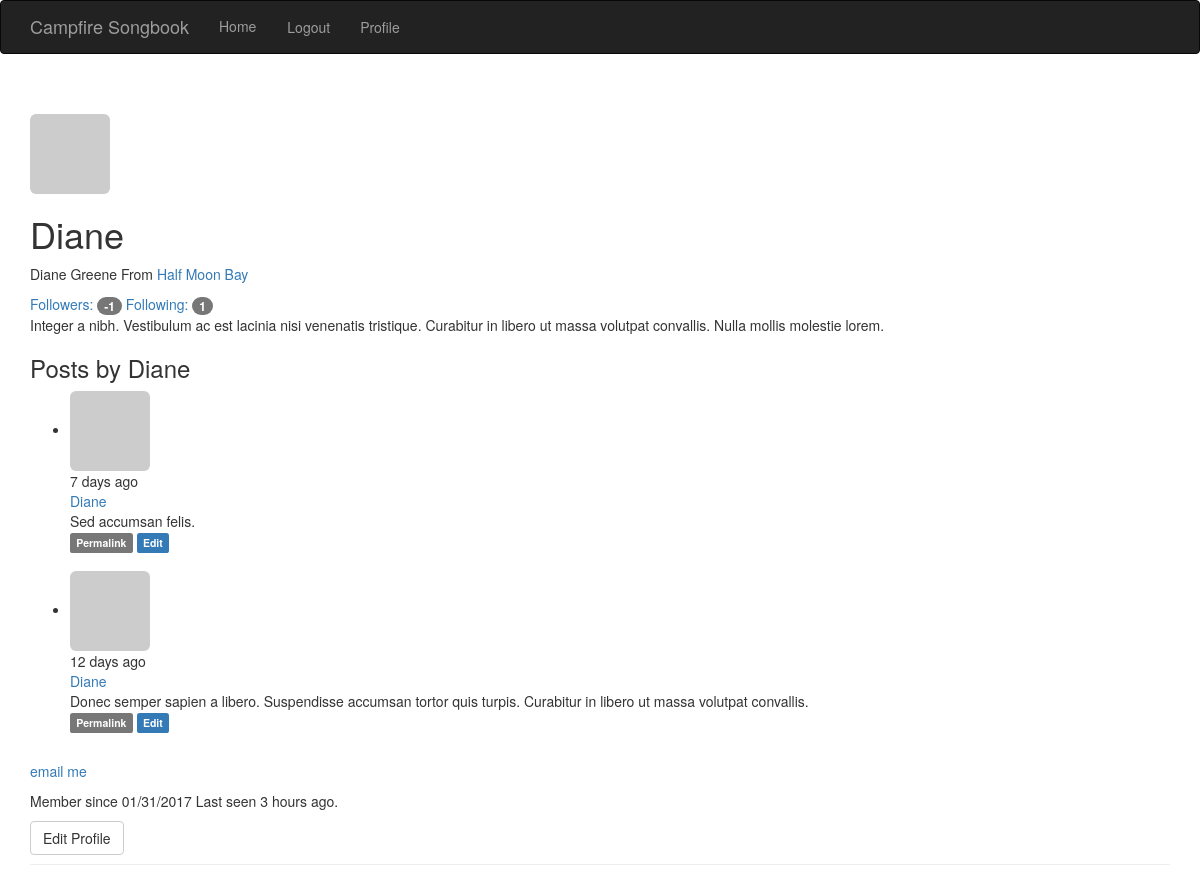
Before: /user/Diane (signed in) with the older database file.
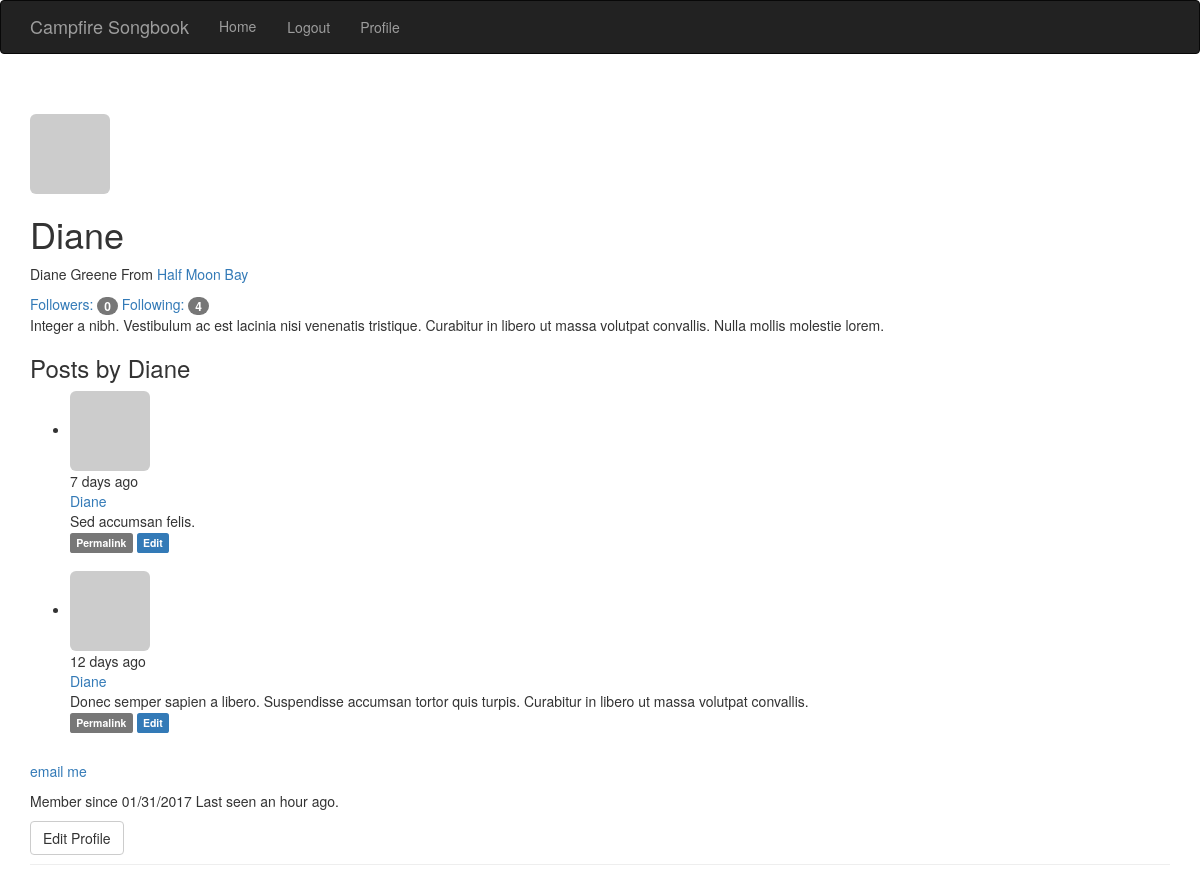
After: the same page with the newer database file.
### app/models.py (models this page shows, shortened)
class User(UserMixin, db.Model):
    __tablename__ = 'users'
    id = db.Column(db.Integer, primary_key=True)
    email = db.Column(db.String(64), unique=True, index=True)
    username = db.Column(db.String(64), unique=True, index=True)
    name = db.Column(db.String(64), unique=True, index=True)
    role_id = db.Column(db.Integer, db.ForeignKey('roles.id'))
    location = db.Column(db.String(64))
    about_me = db.Column(db.Text)
    password_hash = db.Column(db.String(128))
    confirmed = db.Column(db.Boolean, default=False)
    avatar_hash = db.Column(db.String(32))
    posts = db.relationship('Post', backref='author', lazy='dynamic')
    member_since = db.Column(db.DateTime(), default=datetime.utcnow)
    last_seen = db.Column(db.DateTime(), default=datetime.utcnow)
    followed = db.relationship('Follow', foreign_keys=[Follow.follower_id],
        backref=db.backref('follower', lazy=True), lazy='dynamic',
        cascade='all, delete-orphan')
    followers = db.relationship('Follow', foreign_keys=[Follow.followed_id],
        backref=db.backref('followed', lazy='joined'), lazy='dynamic',
        cascade='all, delete-orphan')
    def gravatar(self, size=100, default='identicon', rating='g'):
        if request.is_secure:
            url = 'https://www.gravatar.com/avatar'
        else:
            url = 'http://www.gravatar.com/avatar'
        if self.avatar_hash is None:
            avatar_hash_maker()
        return '{url}/{avatar_hash}?s={size}&d={default}&r={rating}'.format(
            url=url, avatar_hash=self.avatar_hash, size=size, default=default, rating=rating)
    @property
    def password(self):
        raise AttributeError('Password is not a readable attribute')
    def can(self, permissions):
        return self.role is not None and (
            (self.role.permissions & permissions) == permissions)
    def is_administrator(self):
        return self.can(Permission.ADMINISTER)
    def ping(self):
        self.last_seen = datetime.utcnow()
        db.session.add(self)

class Post(db.Model):
    __tablename__ = 'posts'
    id = db.Column(db.Integer, primary_key=True)
    timestamp = db.Column(db.DateTime, default=datetime.utcnow)
    body = db.Column(db.Text)
    author_id = db.Column(db.Integer, db.ForeignKey('users.id'))

### app/main/views.py (the view)
@main.route('/user/<username>')
def user(username):
    user = User.query.filter_by(username=username).first()
    if user is None:
        abort(404)
    posts = user.posts.order_by(Post.timestamp.desc()).all()
    return render_template('user.html', user=user, posts=posts)

### app/auth/views.py (called while the page is built)
@auth.before_app_request
def before_request():
    if current_user.is_authenticated:
        current_user.ping()
        if not current_user.confirmed and request.endpoint[:5] != 'auth.':
            return redirect(url_for('auth.unconfirmed'))

### app/main/__init__.py (called while the page is built)
@main.app_context_processor
def inject_permissions():
    return dict(Permission=Permission)

### app/models.py (called while the page is built)
@login_manager.user_loader
def load_user(user_id):
    return User.query.get(int(user_id))

### app/templates/user.html (shortened to what this page needs)
{% extends "base.html" %}
{% import "_macros.html" as macros %}
{% block page_content %}
    <div class="page-header">
    <img class="img-rounded profile-thumbnail" src="{{user.gravatar(size=256)}}">
        <h1>{{ user.username }}</h1>
        {% if user.name or user.location %}
        <p>
            {% if user.name %}
                {{ user.name }}
            {% endif %}
            {% if user.location %}
                From <a href="https://www.google.com/maps/?q={{ user.location }}" title="Map Locaton">{{ user.location }}</a>
            {% endif %}
        </p>
        {% endif %}
        <a href="{{ url_for('.followers', username=user.username) }}">Followers: <span class="badge">{{ user.followers.count() - 1 }}</span></a>
        <a href="{{ url_for('.followed_by', username=user.username) }}">Following: <span class="badge">{{ user.followed.count() - 1 }}</span></a>
        {% if user.about_me %}
            <p>{{ user.about_me }}</p>
        {% endif %}
        <h3>Posts by {{ user.username }}</h3>
        {% include '_posts.html' %}
        {% if current_user.is_administrator %}
            <p><a href="mailto:{{ user.email }}?subject=feedback" "email me">email me</a>
            </p>
        {% endif %}
        <p>
            Member since {{ moment(user.member_since).format("L")}}
            Last seen {{ moment(user.last_seen).fromNow() }}.
        </p>
        {% if user == current_user %}
            <a href="{{ url_for('.edit_profile') }}" class="btn btn-default">Edit Profile</a>
        {% endif %}
    </div>
{% endblock %}

### app/templates/base.html (shortened to what this page needs)
{% extends 'bootstrap/base.html' %}
{% block head %}
{{ super() }}
{% endblock head %}
{% block navbar %}
<div class="navbar navbar-inverse" role="navigation">
    <div class="container">
        <div class="navbar-header">
            <a class="navbar-brand" href="{{ url_for('main.index') }}">Campfire Songbook</a>
        </div>
        <div class="navbar-collapse collapse">
            <ul class="nav navbar-nav">
                <li><a href="{{ url_for('main.index') }}">Home</a></li>
            </ul>
            <ul class="nav navbar-nav navbar right">
            {% if current_user.is_authenticated %}
                <li><a href="{{ url_for('auth.logout') }}">Logout</a></li>
                <li><a href="{{ url_for('main.user', username=current_user.username)}}">Profile</a> </li>
            {% else %}
                <li><a href="{{ url_for('auth.login') }}">Log In</a></li>
            {% endif %}
            </ul>
        </div>
    </div>
</div>
{% endblock navbar %}
{% block content %}
<div class="container">
    {% block page_content %}{% endblock %}
</div>
{% endblock %}

### app/templates/_posts.html
<ul class="posts">
    {% for post in posts %}
        <li class="post">
            <div class="profile-thumbnail">
                <a href="{{ url_for('.user', username=post.author.username) }}">
                    <img class="img-rounded profile-thumbnail" src="{{ post.author.gravatar(size=40) }}" alt="author_icon">
                </a>
            </div>
            <div class="post-content">
                <div class="post-date">
                    {{ moment(post.timestamp).fromNow() }}
                </div>
                <div class="post-author">
                    <a href="{{ url_for('.user', username=post.author.username) }}">
                        {{ post.author.username }}
                    </a>
                </div>
                <div class="post-body">
                    {{ post.body }}
                    <div class="post-footer">
                        <a href="{{ url_for('.post', id=post.id) }}">
                            <span class="label label-default">Permalink</span>
                        </a>
                        {% if current_user == post.author %}
                            <a href="{{ url_for('.edit_post', id=post.id) }}"><span class="label label-primary">Edit</span></a>
                        {% elif current_user.is_administrator() %}
                        <a href="{{ url_for('.edit_post', id=post.id) }}"><span class="label label-danger">Edit [Admin]</span></a>
                        {% endif %}
                    </div>
                </div>
            </div>
        </li>
        <br>
    {% endfor %}
</ul>

Changed rows visible on the page:
changed User "Diane": last_seen "3 hours ago" → "an hour ago"
Other visible differences:
{{ user.followers.count() - 1 }}: "-1" → "0"
{{ user.followed.count() - 1 }}: "1" → "4"
